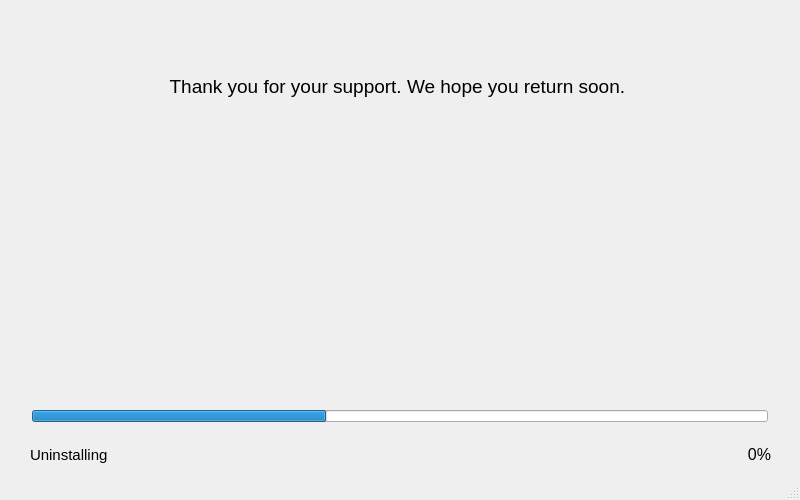
<?xml version="1.0" encoding="UTF-8"?>
<ui version="4.0">
 <class>MainWindow</class>
 <widget class="QMainWindow" name="MainWindow">
  <property name="geometry">
   <rect>
    <x>0</x>
    <y>0</y>
    <width>800</width>
    <height>500</height>
   </rect>
  </property>
  <property name="windowTitle">
   <string>MainWindow</string>
  </property>
  <widget class="QWidget" name="centralwidget">
   <widget class="QStackedWidget" name="stackedWidget">
    <property name="geometry">
     <rect>
      <x>0</x>
      <y>0</y>
      <width>800</width>
      <height>500</height>
     </rect>
    </property>
    <property name="currentIndex">
     <number>1</number>
    </property>
    <widget class="QWidget" name="msgPage">
     <widget class="QLabel" name="logoPic">
      <property name="geometry">
       <rect>
        <x>342</x>
        <y>50</y>
        <width>100</width>
        <height>70</height>
       </rect>
      </property>
      <property name="text">
       <string/>
      </property>
      <property name="alignment">
       <set>Qt::AlignCenter</set>
      </property>
     </widget>
     <widget class="QLabel" name="label">
      <property name="geometry">
       <rect>
        <x>230</x>
        <y>170</y>
        <width>321</width>
        <height>42</height>
       </rect>
      </property>
      <property name="font">
       <font>
        <pointsize>17</pointsize>
       </font>
      </property>
      <property name="styleSheet">
       <string notr="true">color:#E24183;</string>
      </property>
      <property name="text">
       <string>Uninstall Virtual Loop</string>
      </property>
      <property name="alignment">
       <set>Qt::AlignCenter</set>
      </property>
     </widget>
     <widget class="QLabel" name="delMsg">
      <property name="geometry">
       <rect>
        <x>20</x>
        <y>250</y>
        <width>741</width>
        <height>64</height>
       </rect>
      </property>
      <property name="font">
       <font>
        <pointsize>14</pointsize>
       </font>
      </property>
      <property name="styleSheet">
       <string notr="true"/>
      </property>
      <property name="lineWidth">
       <number>1</number>
      </property>
      <property name="midLineWidth">
       <number>0</number>
      </property>
      <property name="text">
       <string>The software will be removed from this device and cannot be undone</string>
      </property>
      <property name="scaledContents">
       <bool>false</bool>
      </property>
      <property name="alignment">
       <set>Qt::AlignCenter</set>
      </property>
      <property name="wordWrap">
       <bool>true</bool>
      </property>
     </widget>
     <widget class="QPushButton" name="okBtn">
      <property name="enabled">
       <bool>true</bool>
      </property>
      <property name="geometry">
       <rect>
        <x>640</x>
        <y>410</y>
        <width>120</width>
        <height>40</height>
       </rect>
      </property>
      <property name="font">
       <font>
        <pointsize>14</pointsize>
       </font>
      </property>
      <property name="cursor">
       <cursorShape>PointingHandCursor</cursorShape>
      </property>
      <property name="styleSheet">
       <string notr="true">border:1px solid #c4c4c4;border-radius: 5px;background-color:white;</string>
      </property>
      <property name="text">
       <string>OK</string>
      </property>
     </widget>
     <widget class="QPushButton" name="cancelBtn">
      <property name="enabled">
       <bool>true</bool>
      </property>
      <property name="geometry">
       <rect>
        <x>510</x>
        <y>410</y>
        <width>120</width>
        <height>40</height>
       </rect>
      </property>
      <property name="font">
       <font>
        <pointsize>14</pointsize>
       </font>
      </property>
      <property name="cursor">
       <cursorShape>PointingHandCursor</cursorShape>
      </property>
      <property name="styleSheet">
       <string notr="true">border:1px solid #c4c4c4;border-radius: 5px;background-color:white;</string>
      </property>
      <property name="text">
       <string>Cancel     </string>
      </property>
     </widget>
     <widget class="QLabel" name="cancelPic">
      <property name="geometry">
       <rect>
        <x>600</x>
        <y>423</y>
        <width>16</width>
        <height>16</height>
       </rect>
      </property>
      <property name="text">
       <string/>
      </property>
     </widget>
     <widget class="QLabel" name="okPic">
      <property name="geometry">
       <rect>
        <x>725</x>
        <y>423</y>
        <width>16</width>
        <height>16</height>
       </rect>
      </property>
      <property name="text">
       <string/>
      </property>
     </widget>
     <widget class="QLabel" name="preserveLabel">
      <property name="geometry">
       <rect>
        <x>80</x>
        <y>338</y>
        <width>361</width>
        <height>27</height>
       </rect>
      </property>
      <property name="font">
       <font>
        <pointsize>14</pointsize>
       </font>
      </property>
      <property name="text">
       <string>Preserve historical data</string>
      </property>
     </widget>
     <widget class="QPushButton" name="preserveSel">
      <property name="geometry">
       <rect>
        <x>36</x>
        <y>340</y>
        <width>24</width>
        <height>24</height>
       </rect>
      </property>
      <property name="cursor">
       <cursorShape>PointingHandCursor</cursorShape>
      </property>
      <property name="styleSheet">
       <string notr="true">border:1px solid #c4c4c4;border-radius: 5px;background-color:white;color:white;</string>
      </property>
      <property name="text">
       <string/>
      </property>
      <property name="flat">
       <bool>false</bool>
      </property>
     </widget>
    </widget>
    <widget class="QWidget" name="progressPage">
     <widget class="QLabel" name="miniLogoPic">
      <property name="geometry">
       <rect>
        <x>340</x>
        <y>30</y>
        <width>132</width>
        <height>20</height>
       </rect>
      </property>
      <property name="text">
       <string/>
      </property>
      <property name="alignment">
       <set>Qt::AlignCenter</set>
      </property>
     </widget>
     <widget class="QLabel" name="label2">
      <property name="geometry">
       <rect>
        <x>48</x>
        <y>70</y>
        <width>704</width>
        <height>32</height>
       </rect>
      </property>
      <property name="font">
       <font>
        <pointsize>14</pointsize>
       </font>
      </property>
      <property name="text">
       <string>Thank you for your support. We hope you return soon. </string>
      </property>
      <property name="alignment">
       <set>Qt::AlignCenter</set>
      </property>
     </widget>
     <widget class="QLabel" name="bgPic">
      <property name="geometry">
       <rect>
        <x>32</x>
        <y>128</y>
        <width>736</width>
        <height>241</height>
       </rect>
      </property>
      <property name="text">
       <string/>
      </property>
      <property name="wordWrap">
       <bool>true</bool>
      </property>
     </widget>
     <widget class="QProgressBar" name="progressBar">
      <property name="geometry">
       <rect>
        <x>32</x>
        <y>410</y>
        <width>736</width>
        <height>12</height>
       </rect>
      </property>
      <property name="value">
       <number>40</number>
      </property>
      <property name="textVisible">
       <bool>false</bool>
      </property>
      <property name="orientation">
       <enum>Qt::Horizontal</enum>
      </property>
      <property name="textDirection">
       <enum>QProgressBar::TopToBottom</enum>
      </property>
     </widget>
     <widget class="QLabel" name="statusMsg">
      <property name="geometry">
       <rect>
        <x>30</x>
        <y>440</y>
        <width>361</width>
        <height>29</height>
       </rect>
      </property>
      <property name="sizePolicy">
       <sizepolicy hsizetype="Fixed" vsizetype="Preferred">
        <horstretch>0</horstretch>
        <verstretch>0</verstretch>
       </sizepolicy>
      </property>
      <property name="font">
       <font>
        <pointsize>11</pointsize>
       </font>
      </property>
      <property name="text">
       <string>Uninstalling</string>
      </property>
     </widget>
     <widget class="QLabel" name="processBarNum">
      <property name="enabled">
       <bool>true</bool>
      </property>
      <property name="geometry">
       <rect>
        <x>700</x>
        <y>440</y>
        <width>71</width>
        <height>29</height>
       </rect>
      </property>
      <property name="sizePolicy">
       <sizepolicy hsizetype="Fixed" vsizetype="Preferred">
        <horstretch>0</horstretch>
        <verstretch>0</verstretch>
       </sizepolicy>
      </property>
      <property name="font">
       <font>
        <pointsize>12</pointsize>
       </font>
      </property>
      <property name="layoutDirection">
       <enum>Qt::LeftToRight</enum>
      </property>
      <property name="text">
       <string>0%</string>
      </property>
      <property name="alignment">
       <set>Qt::AlignRight|Qt::AlignTrailing|Qt::AlignVCenter</set>
      </property>
     </widget>
     <widget class="QLabel" name="white_cover_left">
      <property name="geometry">
       <rect>
        <x>0</x>
        <y>128</y>
        <width>32</width>
        <height>241</height>
       </rect>
      </property>
      <property name="styleSheet">
       <string notr="true"/>
      </property>
      <property name="text">
       <string/>
      </property>
     </widget>
     <widget class="QLabel" name="white_cover_right">
      <property name="geometry">
       <rect>
        <x>768</x>
        <y>128</y>
        <width>736</width>
        <height>241</height>
       </rect>
      </property>
      <property name="text">
       <string/>
      </property>
     </widget>
    </widget>
   </widget>
  </widget>
  <widget class="QStatusBar" name="statusbar"/>
 </widget>
 <resources/>
 <connections/>
</ui>
